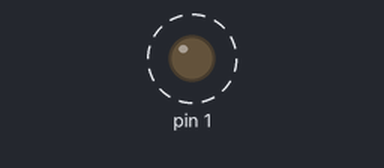
Bench run of a sketch on a simulated Arduino Uno, built with avr-gcc and run on an emulated ATmega328P. Parts: output pins drawn as LEDs (lit = HIGH). Dashed ring = blinking.

Above: at 0.5 s.
Timing chart, 0 to 4.6 s (numbered marks = the images above):
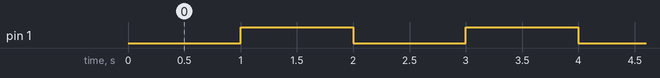

The sketch:

Blink.ino
```cpp
void setup() {
  pinMode(1, OUTPUT);
}

void loop() {
  digitalWrite(1, LOW);
  delay(1000);
  digitalWrite(1, HIGH);
  delay(1000);
}
```

Measured:
- by itself, pin 1: alternates HIGH for 1.0 s and LOW for 1.0 s
